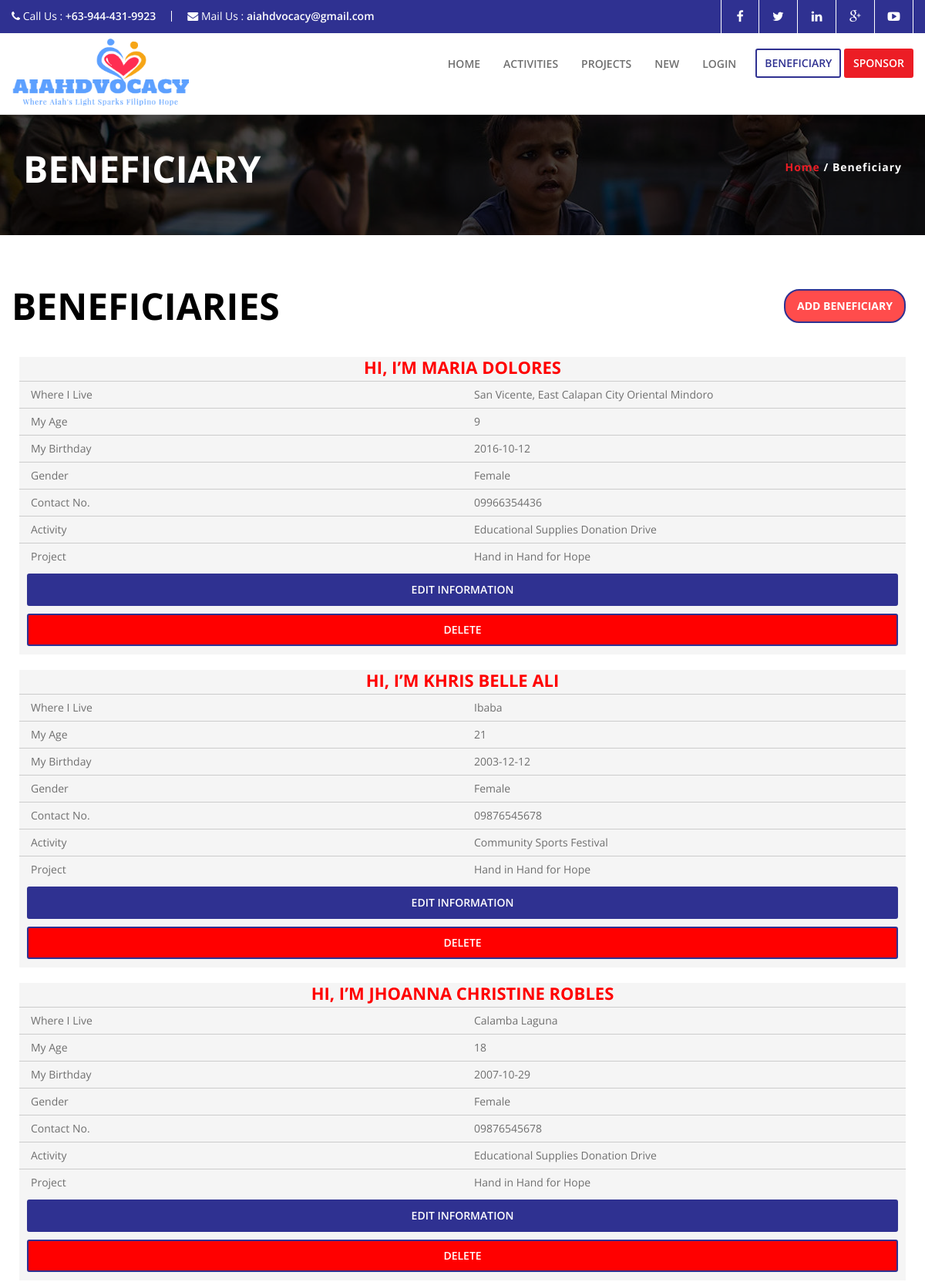
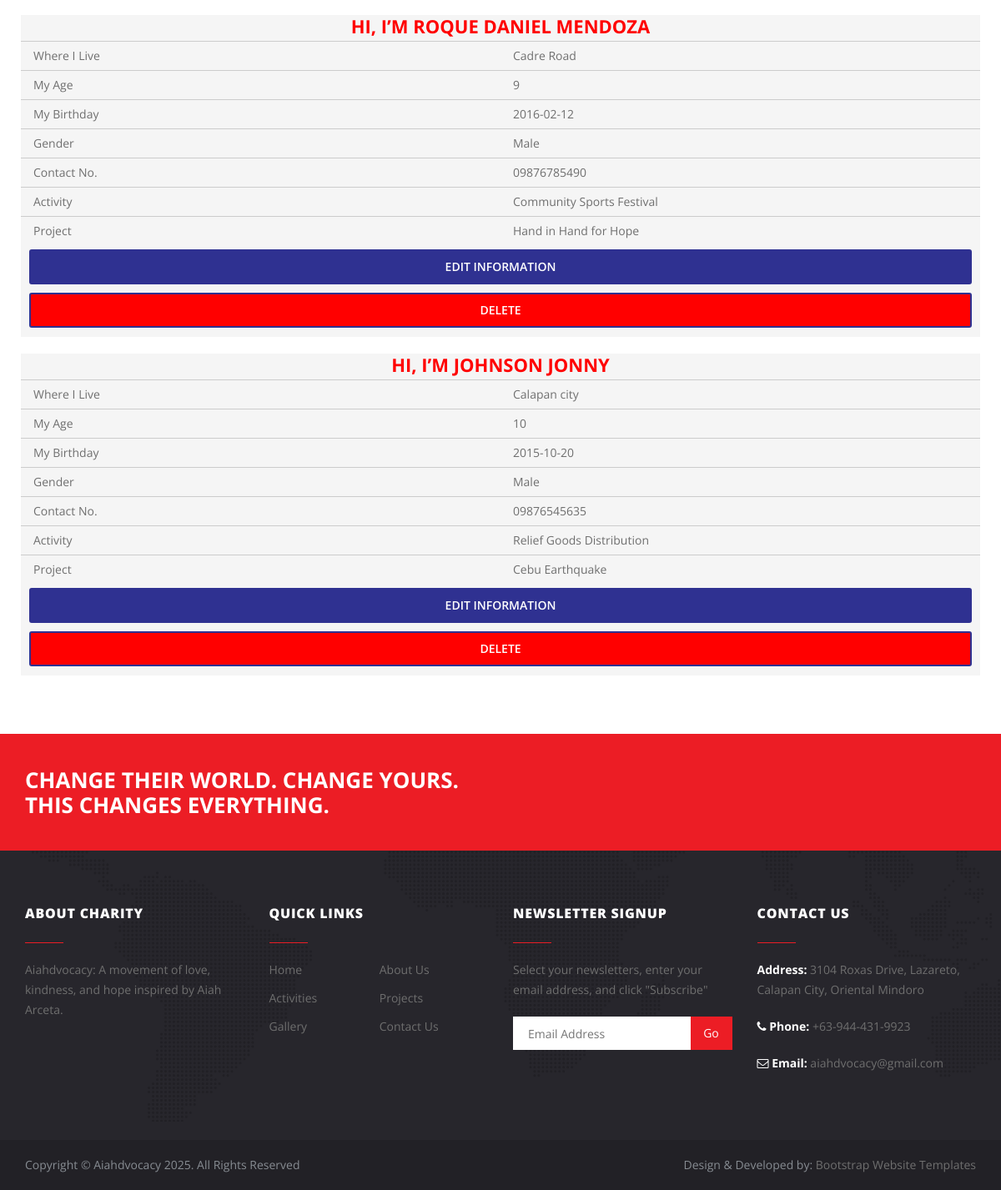
Page /aiahdvocacy/adminbeneficiary.php on the committed database (2 pictures, top to bottom).
### tables this page shows
CREATE TABLE `beneficiary` (
  `Beneficiary_ID` int(11) NOT NULL,
  `First_Name` varchar(50) NOT NULL,
  `Middle_Name` varchar(50) DEFAULT NULL,
  `Last_Name` varchar(50) NOT NULL,
  `Gender` enum('Male','Female','Other') DEFAULT NULL,
  `Birthdate` date DEFAULT NULL,
  `Address` varchar(150) DEFAULT NULL,
  `Contact_No` varchar(15) DEFAULT NULL,
  `Activity_ID` int(11) DEFAULT NULL,
  `User_ID` int(11) DEFAULT NULL,
  `is_deleted` tinyint(1) DEFAULT 0
);

CREATE TABLE `activities` (
  `Activity_ID` int(11) NOT NULL,
  `Project_ID` int(11) DEFAULT NULL,
  `Activity_Name` varchar(100) NOT NULL,
  `Description` text DEFAULT NULL,
  `Start_Date` date DEFAULT NULL,
  `End_Date` date DEFAULT NULL,
  `Location` varchar(150) DEFAULT NULL
);

CREATE TABLE `projects` (
  `Project_ID` int(11) NOT NULL,
  `Project_Name` varchar(100) NOT NULL,
  `Description` text DEFAULT NULL,
  `Start_Date` date DEFAULT NULL,
  `End_Date` date DEFAULT NULL
);

### aiahdvocacy/adminbeneficiary.php (the view, shortened to what this page needs)
<!DOCTYPE HTML>
<html class="no-js" lang="en">
<?php include '../inc/head.php'; ?>
<?php include 'dbconn.php'; ?>
<body>
<?php include '../inc/adminheader.php'; ?>
<section id="inner-banner">
  <div class="overlay">
    <div class="container">
      <div class="row">
        <div class="col-sm-6"><h1>BENEFICIARY</h1></div>
        <div class="col-sm-6">
          <h6 class="breadcrumb"><a href="admin.php">Home</a> / Beneficiary</h6>
        </div>
      </div>
    </div>
  </div>
</section>
<section id="about-sec">
  <div class="container">
    <div class="row text-center">
      <div id="owl-demo" class="owl-carousel owl-theme">
<div class="d-flex justify-content-between align-items-center mb-3" style="display:flex; justify-content:space-between; align-items:center;">
      <h1 style="margin:0; color:black">BENEFICIARIES</h1>
      <a href="beneficiary_add.php"
         class="btn1"
         style="background-color:#ff4c4c; color:white; padding:8px 15px; border-radius:20px; font-weight:bold; text-decoration:none;">
         Add Beneficiary
      </a>
    </div>
    <br>
        <?php
        $stmt = $conn->query("
    SELECT b.*,
           a.Activity_Name,
           p.Project_Name
    FROM beneficiary b
    LEFT JOIN activities a ON b.Activity_ID = a.Activity_ID
    LEFT JOIN projects p ON a.Project_ID = p.Project_ID
    WHERE b.is_deleted = 0
");
        while ($row = $stmt->fetch(PDO::FETCH_ASSOC)) {
            $birthdate = new DateTime($row['Birthdate']);
            $today = new DateTime();
            $age = $today->diff($birthdate)->y;
        ?>
        <div class="item">
          <div class="sponser-box">
            <h4 style="color:red;">Hi, I’m <?php echo htmlspecialchars($row['First_Name'] . ' ' . $row['Last_Name']); ?></h4>
            <div class="spon-bdr clearfix">
              <div class="col-xs-6">Where I Live</div>
              <div class="col-xs-6"><?php echo htmlspecialchars($row['Address']); ?></div>
            </div>
            <div class="spon-bdr clearfix">
              <div class="col-xs-6">My Age</div>
              <div class="col-xs-6"><?php echo $age; ?></div>
            </div>
            <div class="spon-bdr clearfix">
              <div class="col-xs-6">My Birthday</div>
              <div class="col-xs-6"><?php echo htmlspecialchars($row['Birthdate']); ?></div>
            </div>
            <div class="spon-bdr clearfix">
              <div class="col-xs-6">Gender</div>
              <div class="col-xs-6"><?php echo htmlspecialchars($row['Gender']); ?></div>
            </div>
            <div class="spon-bdr clearfix">
              <div class="col-xs-6">Contact No.</div>
              <div class="col-xs-6"><?php echo htmlspecialchars($row['Contact_No']); ?></div>
            </div>
            <div class="spon-bdr clearfix">
              <div class="col-xs-6">Activity</div>
              <div class="col-xs-6"><?php echo htmlspecialchars($row['Activity_Name'] ?? 'N/A'); ?></div>
            </div>
            <div class="spon-bdr clearfix">
              <div class="col-xs-6">Project</div>
              <div class="col-xs-6"><?php echo htmlspecialchars($row['Project_Name'] ?? 'N/A'); ?></div>
            </div>
            <a href="beneficiary_edit.php?id=<?php echo $row['Beneficiary_ID']; ?>" class="btn1">Edit Information</a>
            <a href="delete_beneficiary.php?id=<?php echo $row['Beneficiary_ID']; ?>" class="btn1"
style="background-color:red; margin-left:10px;"
              onclick="return confirm('Are you sure you want to hide this beneficiary?');">
              Delete
            </a>
          </div>
        </div>
        <?php } ?>
      </div>
    </div>
  </div>
</section>
<?php include '../inc/footer.php'; ?>
</body>
</html>

### aiahdvocacy/css/bootsnav.css (style rules this page uses)
body { -webkit-transition: all 0.3s ease-in-out; -moz-transition: all 0.3s ease-in-out; -o-transition: all 0.3s ease-in-out; -ms-transition: all 0.3s ease-in-out; transition: all 0.3s ease-in-out; }

### aiahdvocacy/css/style.css (style rules this page uses)
html,body { width:100%; height: auto; margin:0; padding:0; }
body { font-family: 'Open Sans', sans-serif; position: relative; font-size:14px; line-height:24px; color:#6f6f6f; }
a { color: #6f6f6f; }
a, a:active, a:focus, a:hover { outline:none; -webkit-transition: all 0.3s ease-in-out; -moz-transition: all 0.3s ease-in-out; -o-transition: all 0.3s ease-in-out; -ms-transition: all 0.3s ease-in-out; transition: all 0.3s ease-in-out; }
h1, h2, h3, h4, h5, h6 { color:#3f3f3f; margin:0 0 0 0; font-weight: bold; }
h1 { font-size:48px; line-height:52px; }
h4 { font-size:24px; line-height:30px; }
h6 { font-size:14px; line-height:18px; }
#about-sec { display:block; width:100%; margin:60px 0; }
#about-sec h1 { color: #ec1d25; }
#about-sec .btn1 { border: 2px solid #2f3191; border-radius: 3px; color: #2f3191; display: inline-block; margin: 30px 0 0 0; padding: 9px 20px; font-weight:600; text-transform:uppercase; }
#inner-banner { display:block; background:url(../images/inner-bg.jpg) no-repeat center 0; }
#inner-banner .overlay { background:rgba(0,0,0,0.7); padding: 150px 0 60px 0; }
#inner-banner h1 { color:#fff; }
#owl-demo .item { background:#f5f5f5; padding-bottom:1px; margin:10px; }
#owl-demo .item h4 { font-size: 22px; text-transform: uppercase; color: #ec1d25; margin: 10px 0 0 0; line-height: 26px; }
#owl-demo .spon-bdr { border-top:1px solid #ccc; margin-top:5px; padding-top:5px; text-align:left; }
#owl-demo .btn1 { background: #2f3191; border-radius: 3px; color: #fff; display: block; margin: 10px 10px; padding: 7px 15px; font-weight: 600; text-transform: uppercase; }

### rows in the picture
beneficiary: First_Name+Last_Name "MARIA DOLORES", Address "San Vicente, East Calapan City Oriental Mindoro", Birthdate "2016-10-12", Gender "Female", Contact_No "09966354436", Activity_ID.Activity_Name "Educational Supplies Donation Drive", projects.Project_Name "Hand in Hand for Hope"
beneficiary: First_Name+Last_Name "KHRIS BELLE ALI", Address "Ibaba", Birthdate "2003-12-12", Gender "Female", Contact_No "09876545678", Activity_ID.Activity_Name "Community Sports Festival", projects.Project_Name "Hand in Hand for Hope"
beneficiary: First_Name+Last_Name "JHOANNA CHRISTINE ROBLES", Address "Calamba Laguna", Birthdate "2007-10-29", Gender "Female", Contact_No "09876545678", Activity_ID.Activity_Name "Educational Supplies Donation Drive", projects.Project_Name "Hand in Hand for Hope"
beneficiary: First_Name+Last_Name "ROQUE DANIEL MENDOZA", Address "Cadre Road", Birthdate "2016-02-12", Gender "Male", Contact_No "09876785490", Activity_ID.Activity_Name "Community Sports Festival", projects.Project_Name "Hand in Hand for Hope"
beneficiary: First_Name+Last_Name "JOHNSON JONNY", Address "Calapan city", Birthdate "2015-10-20", Gender "Male", Contact_No "09876545635", Activity_ID.Activity_Name "Relief Goods Distribution", projects.Project_Name "Cebu Earthquake"
